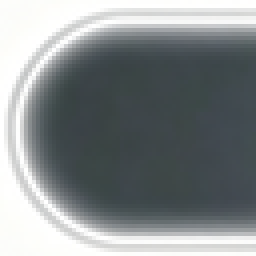
#> input picture v2LightBg_with_glow.png, 64 x 64 px (shown 4 times larger)
$ python v2LightBg_High.py
#> lines starting #> are read from the running program, lines starting #| are printed output that depends on the picture
import cv2
import numpy as np
import os

def adjust_brightness(image, factor):
    """
    调整图像亮度
    :param image: 输入图像
    :param factor: 亮度调整因子，大于1变亮，小于1变暗
    :return: 调整后的图像
    """
    # 将图像转换为浮点数类型，防止溢出
    adjusted = image.astype(np.float32) * factor

    # 确保像素值在有效范围内
    adjusted = np.clip(adjusted, 0, 255)

    # 转换回uint8类型
    adjusted = adjusted.astype(np.uint8)

    return adjusted

def main():
    # 读取原始图片
    input_image_path = 'v2LightBg_with_glow.png'
    image = cv2.imread(input_image_path, cv2.IMREAD_UNCHANGED)
#> image is the input picture: shape (64, 64, 4); mean B, G, R, A 139.8, 138.2, 132.8, 211.6

    if image is None:
        print(f"无法加载图片 {input_image_path}")
        return

    # 创建输出目录
    output_dir = 'v2_map'
    if not os.path.exists(output_dir):
        os.makedirs(output_dir)
        print(f"创建目录 {output_dir}")

    # 定义不同的亮度系数
    brightness_factors = [0.6, 0.8, 1.0, 1.2, 1.4]  # 变暗到变亮

    # 生成五种不同亮度的图片
    for i, factor in enumerate(brightness_factors):
        # 如果是RGBA图像，分别处理RGB和Alpha通道
        if len(image.shape) == 3 and image.shape[2] == 4:
            # 分离RGB和Alpha通道
            rgb_channels = image[:, :, :3]
            alpha_channel = image[:, :, 3]

            # 调整RGB通道的亮度
            adjusted_rgb = adjust_brightness(rgb_channels, factor)

            # 合并调整后的RGB通道和原始Alpha通道
            adjusted_image = np.dstack([adjusted_rgb, alpha_channel])
        else:
            # 对于普通RGB或灰度图像
            adjusted_image = adjust_brightness(image, factor)

        # 生成输出文件路径
        output_path = os.path.join(output_dir, f'v2LightBg_with_glow_brightness_{i+1}.png')

        # 保存调整后的图片
        cv2.imwrite(output_path, adjusted_image)
        print(f"已保存 {output_path} (亮度系数: {factor})")
#> this loop made 5 passes
#> pass 1, in main, `alpha_channel = image[:, :, 3]`:
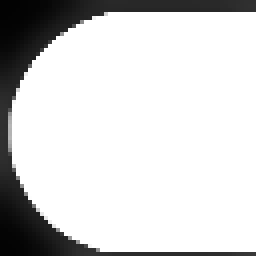
#> alpha_channel: shape (64, 64) (shown 4 times larger); min 2, max 255, mean 211.6
#> pass 1, in adjust_brightness, `adjusted = image.astype(np.float32) * factor`:
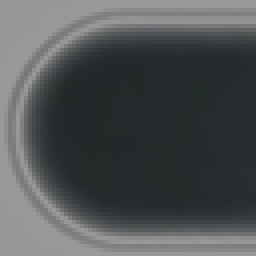
#> adjusted: shape (64, 64, 3) float32 (shown 4 times larger); mean B, G, R 83.9, 82.9, 79.7

if __name__ == "__main__":
    main()
